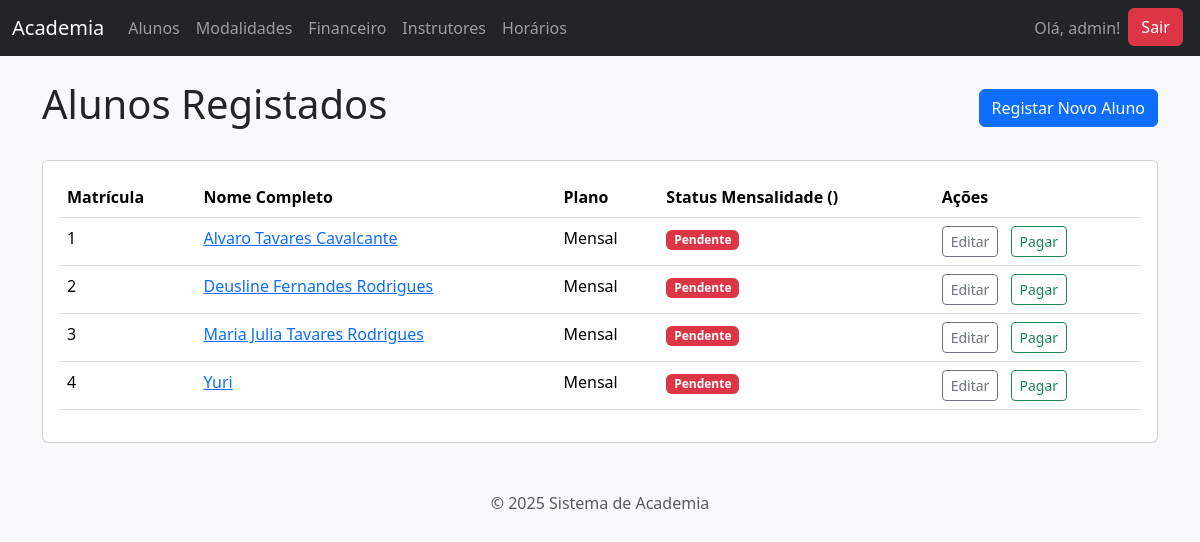
Before: /gestao/alunos/ (signed in) with the older database file.
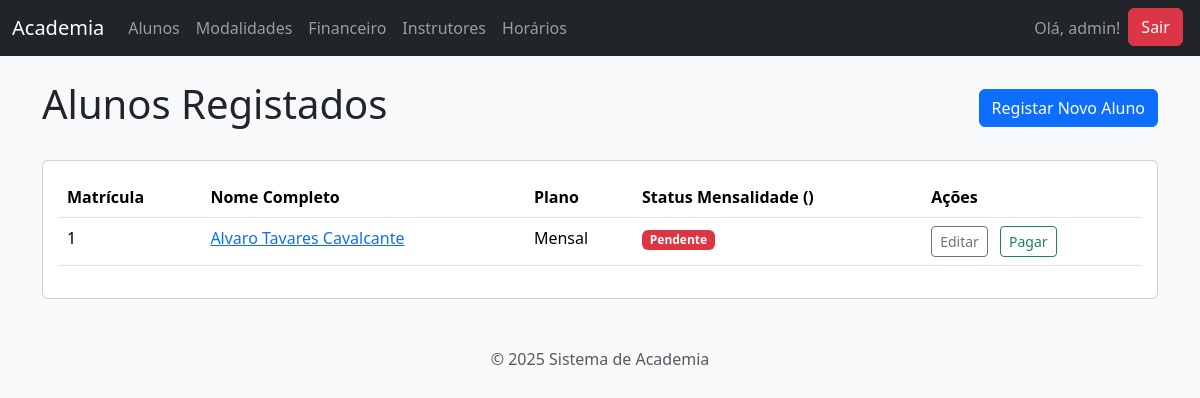
After: the same page with the newer database file.
### gestao_academia/models.py (models this page shows, shortened)
class Aluno(models.Model):
    nome_completo = models.CharField(max_length=255)
    cpf = models.CharField(max_length=14, unique=True, null=True, blank=True)
    data_nascimento = models.DateField()
    telefone = models.CharField(max_length=20, blank=True, null=True)
    email = models.EmailField(max_length=255, unique=True)
    responsavel = models.CharField(max_length=255, blank=True, null=True)
    cep = models.CharField(max_length=9, blank=True, null=True)
    rua = models.CharField(max_length=255, blank=True, null=True)
    numero = models.CharField(max_length=10, blank=True, null=True)
    complemento = models.CharField(max_length=100, blank=True, null=True)
    bairro = models.CharField(max_length=100, blank=True, null=True)
    cidade = models.CharField(max_length=100, blank=True, null=True)
    estado = models.CharField(max_length=2, blank=True, null=True)
    data_matricula = models.DateField(default=timezone.now)
    plano = models.ForeignKey(Plano, on_delete=models.SET_NULL, null=True, blank=True, related_name="alunos")
    foto = models.ImageField(upload_to='fotos_alunos/', blank=True, null=True)
    turmas = models.ManyToManyField(Turma, through='Matricula', related_name="alunos")

class Plano(models.Model):
    nome = models.CharField(max_length=100, unique=True, verbose_name="Nome do Plano")
    valor = models.DecimalField(max_digits=8, decimal_places=2, verbose_name="Valor Mensal")
    duracao_meses = models.IntegerField(default=1, verbose_name="Duração (meses)")

### gestao_academia/views.py (the view)
# urls.py: path('alunos/', views.lista_alunos, name='lista_alunos'),
@login_required
def lista_alunos(request):
    alunos = Aluno.objects.all()
    return render(request, 'gestao_academia/aluno_lista.html', {'alunos': alunos})

### gestao_academia/templates/gestao_academia/aluno_lista.html (shortened to what this page needs)
{% extends "base.html"%}
{% load i18n %}
{% block content %}
<div class="d-flex justify-content-between align-items-center mb-4">
    <h1>Alunos Registados</h1>
    <a href="{% url 'aluno_criar' %}" class="btn btn-primary">Registar Novo Aluno</a>
</div>
<div class="card">
    <div class="card-body">
        <table class="table table-hover">
            <thead>
                <tr>
                    <th>Matrícula</th>
                    <th>Nome Completo</th>
                    <th>Plano</th>
                    <th>Status Mensalidade ({{ "now"|date:"F" }})</th>
                    <th>Ações</th>
                </tr>
            </thead>
            <tbody>
                {% for aluno in alunos %}
                <tr>
                    <td>{{ aluno.pk }}</td>
                    <td>
                        <a href="{% url 'aluno_detalhe' pk=aluno.pk %}">{{ aluno.nome_completo }}</a>
                    </td>
                    <td>{{ aluno.plano.nome|default:"-" }}</td>
                    <td>
                        {% with status=aluno.get_status_mensalidade %}
                            {% if status == "Paga" %}
                                <span class="badge bg-success">Paga</span>
                            {% else %}
                                <span class="badge bg-danger">Pendente</span>
                            {% endif %}
                        {% endwith %}
                    </td>
                    <td>
                        <a href="{% url 'aluno_editar' pk=aluno.pk %}" class="btn btn-sm btn-outline-secondary">Editar</a>
                        <a href="{% url 'registar_pagamento' aluno_pk=aluno.pk %}" class="btn btn-sm btn-outline-success ms-2">Pagar</a>
                    </td>
                </tr>
                {% empty %}
                <tr>
                    <td colspan="5" class="text-center">Nenhum aluno registado.</td>
                </tr>
                {% endfor %}
            </tbody>
        </table>
    </div>
</div>
{% endblock %}

Changed rows visible on the page:
removed Aluno: pk "2", nome_completo "Deusline Fernandes Rodrigues", plano.nome "Mensal"
removed Aluno: pk "3", nome_completo "Maria Julia Tavares Rodrigues", plano.nome "Mensal"
removed Aluno: pk "4", nome_completo "Yuri", plano.nome "Mensal"
